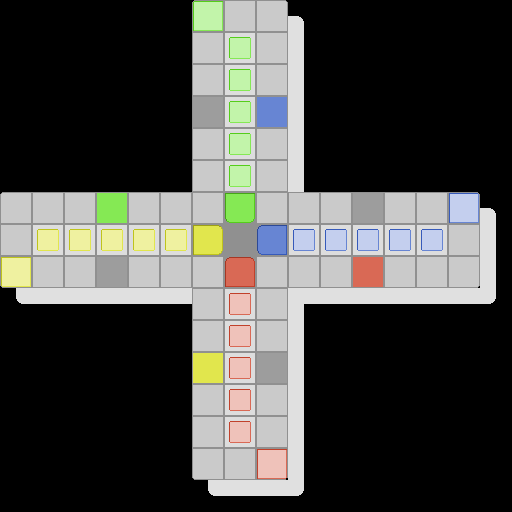

Tiled map render using the project's own tile images. Description and the map definition, with tile-layer contents summarised, below:
An orthogonal 16x16 tile map with 32x32 px tiles, 1 tile layer (Tile Layer 1).

<map version="1.0" orientation="orthogonal" width="16" height="16" tilewidth="32" tileheight="32">
 <tileset firstgid="1" name="tileset" tilewidth="32" tileheight="32">
  <image source="board_tileset.png" width="256" height="256" />
 </tileset>
 <layer name="Tile Layer 1" width="16" height="16">
  <data>[256 cells, 256 non-empty, 30 distinct tile ids]</data>
 </layer>
</map>